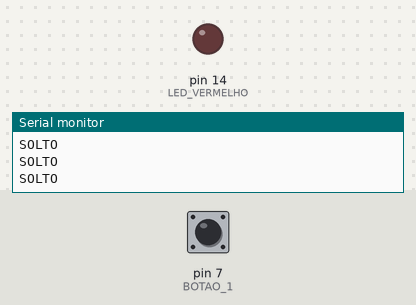
Bench run of a sketch on a simulated Arduino Uno, built with avr-gcc and run on an emulated ATmega328P. On the bench: output pins drawn as LEDs (lit = HIGH), the last lines printed to the serial monitor. The inputs (shaded band) are chosen by the test bench; at power-on: pin 7 (BOTAO_1) HIGH.

Above: at 1.2 s.
1.3 s: pin 7 (BOTAO_1) pulled LOW for 0.25 s
At 1.5 s:
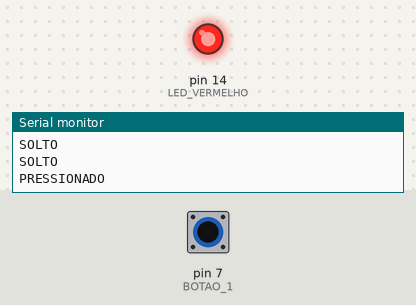
3.1 s: pin 7 (BOTAO_1) pulled LOW for 3.2 s
At 7.2 s:
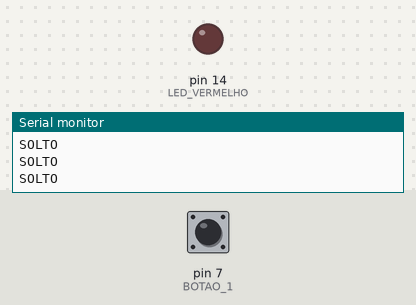
Timing chart, 0 to 8.7 s (numbered marks = the images above; inputs shaded):
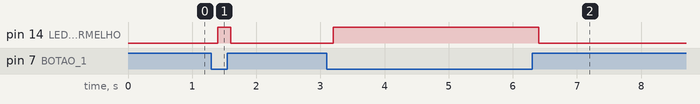

Measured:
- after the input at 1.3 s, pin 14 (LED_VERMELHO): LOW → HIGH after 0.10 s, → LOW 0.20 s later
- after the input at 3.1 s, pin 14 (LED_VERMELHO): LOW → HIGH after 0.10 s, → LOW 3.2 s later

The sketch:

entrada-digital.ino
```cpp
/*
 * Exemplo de entrada digital
 *
 * descrição: Este exemplo faz a leitura de uma entrada digital conectada a um botão
 * e acende o LED quando o botão for pressionado
 * objetivo: Demonstrar o uso de entrada digital
 *
 * Autor: Fábio Souza
 * data: 06/09/2023
 */
#define LED_VERMELHO 14   // Pino do LED Vermelho
#define LED_VERDE 13      // Pino do LED Verde
#define LED_AZUL 12       // Pino do LED Azul
#define BOTAO_1 7         // Pino do Botão 1
#define BOTAO_2 6         // Pino do Botão 2
#define BOTAO_3 5         // Pino do Botão 3
#define BOTAO_4 4         // Pino do Botão 4
#define BOTAO_5 3         // Pino do Botão 5
#define BOTAO_6 2         // Pino do Botão 6

void setup() {
  Serial.begin(9600);
  pinMode(BOTAO_1, INPUT_PULLUP);
  pinMode(LED_VERMELHO,OUTPUT);
}

void loop() {
  if(digitalRead(BOTAO_1)== LOW){
    digitalWrite(LED_VERMELHO,HIGH);
    Serial.println("PRESSIONADO");
  }else{
    digitalWrite(LED_VERMELHO,LOW);
    Serial.println("SOLTO");
  }
  delay(200);
}
```
